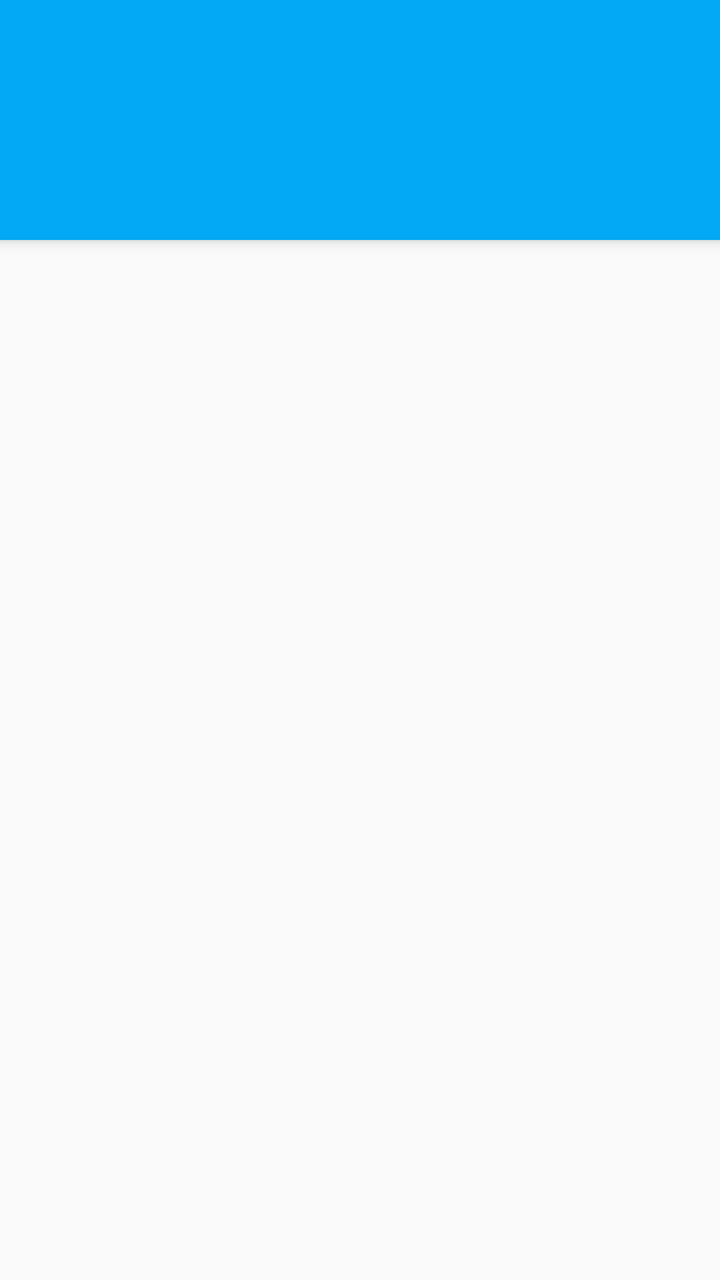
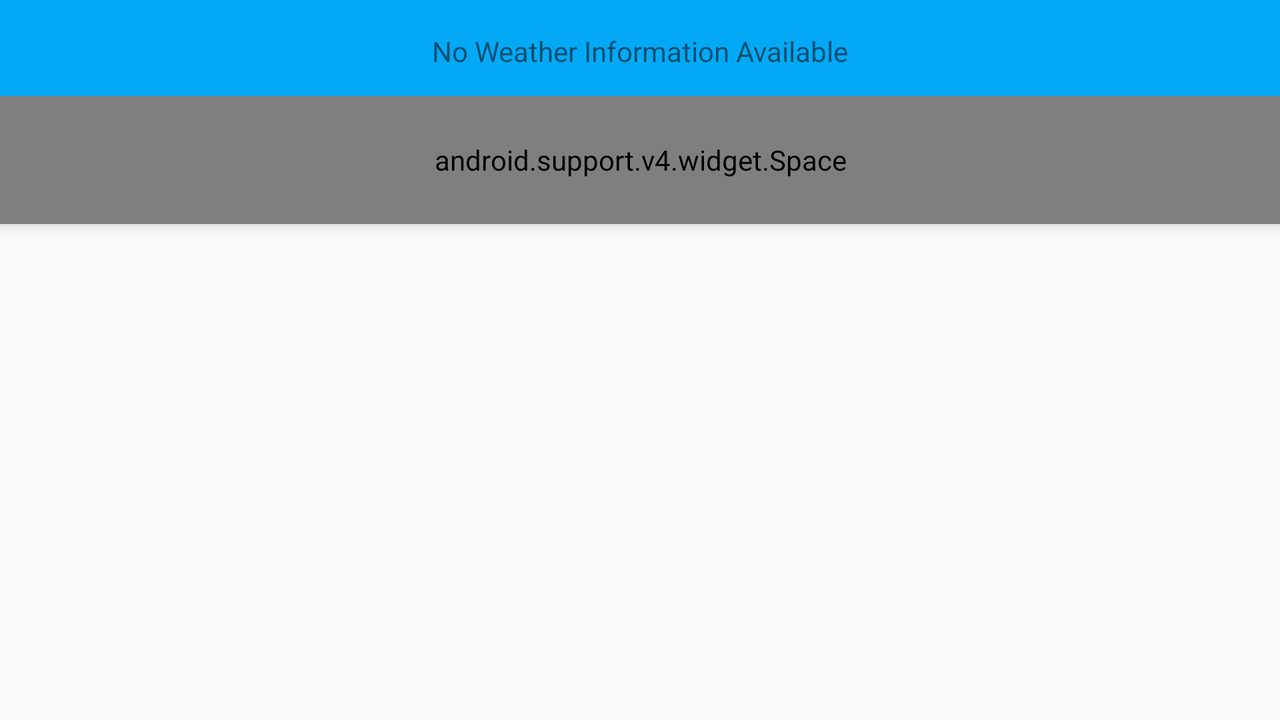

The same Android screen from two of the app's own layout files: first res/layout/ as a phone draws it, then the repository's variant for another configuration, drawn on a device whose configuration selects that folder. Both files follow.
<!-- AndroidManifest.xml: activity theme AppTheme.Main -->
<!-- res/layout/fragment_main.xml -->
<FrameLayout
    xmlns:android="http://schemas.android.com/apk/res/android"
    xmlns:app="http://schemas.android.com/apk/res-auto"
    android:layout_width="match_parent"
    android:layout_height="match_parent"
    >

    <android.support.design.widget.CoordinatorLayout
        android:id="@+id/col"
        android:layout_width="match_parent"
        android:layout_height="match_parent">

        <android.support.design.widget.AppBarLayout
            android:id="@+id/appbar"
            android:layout_width="match_parent"
            android:layout_height="wrap_content"
            android:theme="@style/ThemeOverlay.AppCompat.Dark.ActionBar"
            app:elevation="@dimen/appbar_elevation">

            <android.support.v7.widget.Toolbar
                android:id="@+id/toolbar"
                android:layout_width="match_parent"
                android:layout_height="wrap_content"
                android:elevation="0dp"
                app:layout_scrollFlags="scroll|enterAlways"
                app:theme="@style/ThemeOverlay.AppCompat.Dark.ActionBar">
                <ImageView
                    android:layout_marginTop="?attr/actionBarSize"
                    android:layout_width="wrap_content"
                    android:layout_height="?attr/listPreferredItemHeight"
                    android:layout_gravity="center_horizontal"
                    android:contentDescription="@string/app_name"
                    android:scaleType="center"
                    android:src="@drawable/ic_logo"/>
            </android.support.v7.widget.Toolbar>


        </android.support.design.widget.AppBarLayout>

        <android.support.v7.widget.RecyclerView
            android:id="@+id/recyclerview_forecast"
            android:layout_width="match_parent"
            android:layout_height="match_parent"
            app:layout_behavior="@string/appbar_scrolling_view_behavior" />

        
        <TextView
            android:id="@+id/recyclerview_forecast_empty"
            android:layout_width="match_parent"
            android:layout_height="match_parent"
            app:layout_anchor="@+id/recyclerview_forecast"
            app:layout_anchorGravity="fill"
            android:gravity="center_horizontal"
            android:paddingBottom="@dimen/activity_vertical_margin"
            android:paddingEnd="@dimen/activity_horizontal_margin"
            android:paddingLeft="@dimen/activity_horizontal_margin"
            android:paddingRight="@dimen/activity_horizontal_margin"
            android:paddingStart="@dimen/activity_horizontal_margin"
            android:paddingTop="@dimen/activity_vertical_margin"
            android:text="@string/empty_forecast_list" />

    </android.support.design.widget.CoordinatorLayout>

</FrameLayout>
<!-- resources referenced by this layout -->
<resources>
  <dimen name="activity_horizontal_margin">16dp</dimen>
  <dimen name="activity_vertical_margin">16dp</dimen>
  <dimen name="appbar_elevation">4dp</dimen>
  <string name="app_name">Sunshine</string>
  <string name="empty_forecast_list">No Weather Information Available</string>
  <!-- from res/values-v21/ -->
  <style name="AppTheme.Main" parent="@style/AppTheme">
          <item name="android:windowContentTransitions">true</item>
      </style>
  <style name="AppTheme" parent="@style/Theme.AppCompat.Light.NoActionBar">
          <item name="colorPrimary">@color/primary</item>
          <item name="colorPrimaryDark">@color/primary_dark</item>
          <item name="colorAccent">@color/accent</item>
          <item name="toolbarStyle">@style/Toolbar</item>
      </style>
  <color name="primary">#03A9F4</color>
  <color name="primary_dark">#0288D1</color>
  <color name="accent">#FFD740</color>
  <style name="Toolbar" parent="Widget.AppCompat.Toolbar">
          <item name="android:background">?attr/colorPrimary</item>
          <item name="popupTheme">@style/Theme.AppCompat.Light</item>
      </style>
</resources>
<!-- res/layout-land/fragment_main.xml (the repository's variant of the layout above) -->
<!-- drawn on the phone turned sideways -->
<RelativeLayout
    xmlns:android="http://schemas.android.com/apk/res/android"
    xmlns:app="http://schemas.android.com/apk/res-auto"
    android:layout_width="match_parent"
    android:layout_height="match_parent">
    <LinearLayout
        android:id="@+id/appbar"
        android:layout_width="match_parent"
        android:layout_height="wrap_content"
        android:layout_alignParentTop="true"
        android:background="?attr/colorPrimary"
        android:elevation="@dimen/appbar_elevation"
        android:orientation="vertical">
        <android.support.v7.widget.Toolbar
            android:id="@+id/toolbar"
            android:layout_height="?attr/actionBarSize"
            android:layout_width="match_parent"
            android:elevation="0dp"
            app:theme="@style/ThemeOverlay.AppCompat.Dark.ActionBar"
            app:popupTheme="@style/ThemeOverlay.AppCompat.Light"/>
        <android.support.v4.widget.Space
            android:layout_width="match_parent"
            android:layout_height="?attr/listPreferredItemHeight"/>
    </LinearLayout>
    <include layout="@layout/fragment_main_base"
             android:layout_alignParentTop="true"
             android:layout_centerHorizontal="true"
             android:layout_height="match_parent"
             android:layout_width="@dimen/landscape_forecast_view_width"
        />
</RelativeLayout>
<!-- res/layout/fragment_main_base.xml (included above) -->
<?xml version="1.0" encoding="utf-8"?>
<FrameLayout xmlns:android="http://schemas.android.com/apk/res/android"
             xmlns:tools="http://schemas.android.com/tools"
             android:layout_width="match_parent"
             android:layout_height="match_parent"
             android:elevation="@dimen/appbar_elevation"
             tools:context="com.example.android.sunshine.ForecastFragment">
    <android.support.v7.widget.RecyclerView
        android:id="@+id/recyclerview_forecast"
        android:layout_width="match_parent"
        android:layout_height="match_parent"
        />
    
    <TextView
        android:id="@+id/recyclerview_forecast_empty"
        android:text="@string/empty_forecast_list"
        android:layout_width="match_parent"
        android:layout_height="match_parent"
        android:gravity="center_horizontal"
        android:paddingRight="@dimen/activity_horizontal_margin"
        android:paddingEnd="@dimen/activity_horizontal_margin"
        android:paddingLeft="@dimen/activity_horizontal_margin"
        android:paddingStart="@dimen/activity_horizontal_margin"
        android:paddingTop="@dimen/activity_vertical_margin"
        android:paddingBottom="@dimen/activity_vertical_margin"
        />
</FrameLayout>
<!-- resources referenced by the variant -->
<!-- as the phone turned sideways resolves them -->
<resources>
  <dimen name="activity_horizontal_margin">16dp</dimen>
  <dimen name="activity_vertical_margin">16dp</dimen>
  <dimen name="appbar_elevation">4dp</dimen>
  <dimen name="landscape_forecast_view_width">360dp</dimen>
  <string name="empty_forecast_list">No Weather Information Available</string>
  <!-- from res/values-v21/ -->
  <style name="AppTheme.Main" parent="@style/AppTheme">
          <item name="android:windowContentTransitions">true</item>
      </style>
  <style name="AppTheme" parent="@style/Theme.AppCompat.Light.NoActionBar">
          <item name="colorPrimary">@color/primary</item>
          <item name="colorPrimaryDark">@color/primary_dark</item>
          <item name="colorAccent">@color/accent</item>
          <item name="toolbarStyle">@style/Toolbar</item>
      </style>
  <color name="primary">#03A9F4</color>
  <color name="primary_dark">#0288D1</color>
  <color name="accent">#FFD740</color>
  <style name="Toolbar" parent="Widget.AppCompat.Toolbar">
          <item name="android:background">?attr/colorPrimary</item>
          <item name="popupTheme">@style/Theme.AppCompat.Light</item>
      </style>
</resources>
